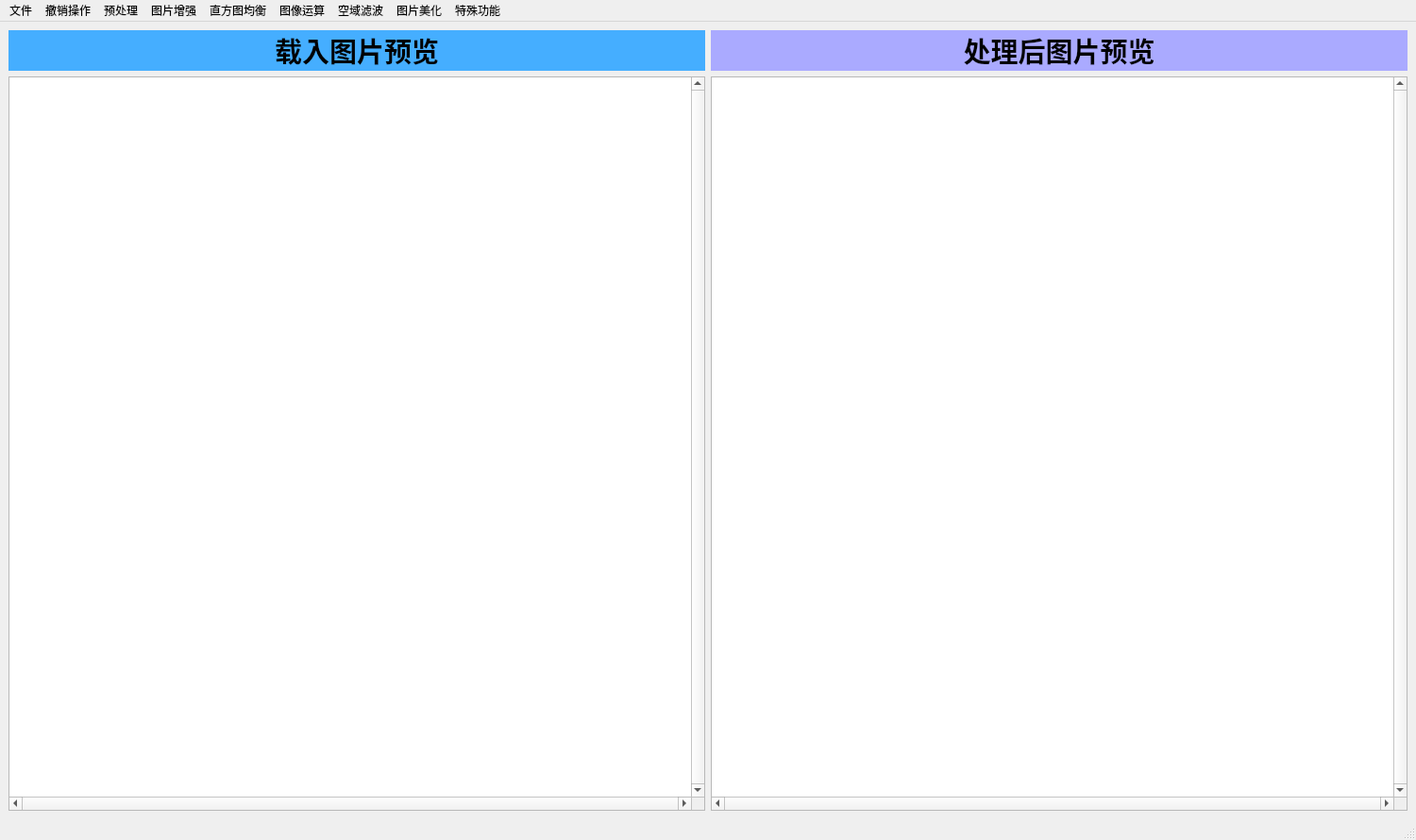
<?xml version="1.0" encoding="UTF-8"?>
<ui version="4.0">
 <class>MainWindow</class>
 <widget class="QMainWindow" name="MainWindow">
  <property name="geometry">
   <rect>
    <x>0</x>
    <y>0</y>
    <width>1500</width>
    <height>890</height>
   </rect>
  </property>
  <property name="windowTitle">
   <string>图像处理软件</string>
  </property>
  <widget class="QWidget" name="centralwidget">
   <layout class="QGridLayout" name="gridLayout">
    <item row="2" column="1">
     <widget class="QGraphicsView" name="outImageView">
      <property name="font">
       <font>
        <pointsize>14</pointsize>
       </font>
      </property>
      <property name="verticalScrollBarPolicy">
       <enum>Qt::ScrollBarAlwaysOn</enum>
      </property>
      <property name="horizontalScrollBarPolicy">
       <enum>Qt::ScrollBarAlwaysOn</enum>
      </property>
     </widget>
    </item>
    <item row="1" column="0">
     <widget class="QLabel" name="srcImageLabel">
      <property name="font">
       <font>
        <family>楷体</family>
        <pointsize>14</pointsize>
       </font>
      </property>
      <property name="styleSheet">
       <string notr="true">background:rgb(69, 174, 255)</string>
      </property>
      <property name="text">
       <string>&lt;html&gt;&lt;head/&gt;&lt;body&gt;&lt;p&gt;&lt;span style=&quot; font-size:22pt; font-weight:700;&quot;&gt;载入图片预览&lt;/span&gt;&lt;/p&gt;&lt;/body&gt;&lt;/html&gt;</string>
      </property>
      <property name="alignment">
       <set>Qt::AlignCenter</set>
      </property>
     </widget>
    </item>
    <item row="1" column="1">
     <widget class="QLabel" name="outImageLabel">
      <property name="font">
       <font>
        <family>楷体</family>
        <pointsize>48</pointsize>
       </font>
      </property>
      <property name="styleSheet">
       <string notr="true">background:rgb(170, 170, 255)</string>
      </property>
      <property name="text">
       <string>&lt;html&gt;&lt;head/&gt;&lt;body&gt;&lt;p&gt;&lt;span style=&quot; font-size:22pt; font-weight:700;&quot;&gt;处理后图片预览&lt;/span&gt;&lt;/p&gt;&lt;/body&gt;&lt;/html&gt;</string>
      </property>
      <property name="alignment">
       <set>Qt::AlignCenter</set>
      </property>
     </widget>
    </item>
    <item row="2" column="0">
     <widget class="QGraphicsView" name="srcImageView">
      <property name="sizePolicy">
       <sizepolicy hsizetype="Expanding" vsizetype="Expanding">
        <horstretch>0</horstretch>
        <verstretch>0</verstretch>
       </sizepolicy>
      </property>
      <property name="verticalScrollBarPolicy">
       <enum>Qt::ScrollBarAlwaysOn</enum>
      </property>
      <property name="horizontalScrollBarPolicy">
       <enum>Qt::ScrollBarAlwaysOn</enum>
      </property>
     </widget>
    </item>
   </layout>
  </widget>
  <widget class="QMenuBar" name="menubar">
   <property name="geometry">
    <rect>
     <x>0</x>
     <y>0</y>
     <width>1500</width>
     <height>21</height>
    </rect>
   </property>
   <widget class="QMenu" name="fileMenu">
    <property name="title">
     <string>文件</string>
    </property>
    <addaction name="openFileAction"/>
    <addaction name="saveFileAction"/>
    <addaction name="saveFileAsAction"/>
    <addaction name="separator"/>
    <addaction name="exitAppAction"/>
   </widget>
   <widget class="QMenu" name="resetImageMenu">
    <property name="title">
     <string>撤销操作</string>
    </property>
    <addaction name="resetImageAction"/>
   </widget>
   <widget class="QMenu" name="grayMappingMenu">
    <property name="title">
     <string>图片增强</string>
    </property>
    <addaction name="lightAction"/>
    <addaction name="contrastAction"/>
    <addaction name="sharpAction"/>
    <addaction name="saturationAction"/>
    <addaction name="hueAction"/>
   </widget>
   <widget class="QMenu" name="operateImageMenu">
    <property name="title">
     <string>图像运算</string>
    </property>
    <addaction name="imageSubtractAction"/>
    <addaction name="imageAddAction"/>
    <addaction name="imageMultiplyAction"/>
    <addaction name="separator"/>
    <addaction name="zoomAction"/>
    <addaction name="rotateAction"/>
   </widget>
   <widget class="QMenu" name="histogramMenu">
    <property name="title">
     <string>直方图均衡</string>
    </property>
    <addaction name="histogramAction"/>
    <addaction name="histogramEqAction"/>
   </widget>
   <widget class="QMenu" name="filterMenu">
    <property name="title">
     <string>空域滤波</string>
    </property>
    <widget class="QMenu" name="smoothMenu">
     <property name="title">
      <string>平滑滤波器</string>
     </property>
     <addaction name="meanValueAction"/>
     <addaction name="medianValueAction"/>
    </widget>
    <widget class="QMenu" name="sharpMenu">
     <property name="title">
      <string>锐化滤波器</string>
     </property>
     <addaction name="sobelAction"/>
     <addaction name="prewittAction"/>
     <addaction name="laplacianAction"/>
    </widget>
    <addaction name="smoothMenu"/>
    <addaction name="sharpMenu"/>
   </widget>
   <widget class="QMenu" name="preprocess">
    <property name="title">
     <string>预处理</string>
    </property>
    <widget class="QMenu" name="noiseMenu">
     <property name="title">
      <string>噪声</string>
     </property>
     <addaction name="addImpulseNoiseAction"/>
     <addaction name="addUiformNoiseAction"/>
     <addaction name="addGaussianNoiseAction"/>
    </widget>
    <addaction name="noiseMenu"/>
    <addaction name="reverseAction"/>
    <addaction name="binaryAction"/>
    <addaction name="grayAction"/>
    <addaction name="Actioncut"/>
   </widget>
   <widget class="QMenu" name="Picturebeautify">
    <property name="title">
     <string>图片美化</string>
    </property>
    <addaction name="addside"/>
    <addaction name="blurred"/>
    <addaction name="actioncdzc"/>
   </widget>
   <widget class="QMenu" name="special">
    <property name="title">
     <string>特殊功能</string>
    </property>
    <addaction name="Superresolution"/>
    <addaction name="reflection"/>
   </widget>
   <addaction name="fileMenu"/>
   <addaction name="resetImageMenu"/>
   <addaction name="preprocess"/>
   <addaction name="grayMappingMenu"/>
   <addaction name="histogramMenu"/>
   <addaction name="operateImageMenu"/>
   <addaction name="filterMenu"/>
   <addaction name="Picturebeautify"/>
   <addaction name="special"/>
  </widget>
  <widget class="QStatusBar" name="statusbar"/>
  <action name="openFileAction">
   <property name="text">
    <string>打开</string>
   </property>
  </action>
  <action name="saveFileAction">
   <property name="text">
    <string>保存</string>
   </property>
  </action>
  <action name="saveFileAsAction">
   <property name="text">
    <string>另存为</string>
   </property>
  </action>
  <action name="exitAppAction">
   <property name="text">
    <string>退出</string>
   </property>
  </action>
  <action name="resetImageAction">
   <property name="text">
    <string>恢复图片</string>
   </property>
  </action>
  <action name="actiongg_2">
   <property name="text">
    <string>gg</string>
   </property>
  </action>
  <action name="grayAction">
   <property name="text">
    <string>灰度化</string>
   </property>
  </action>
  <action name="binaryAction">
   <property name="text">
    <string>二值化</string>
   </property>
  </action>
  <action name="reverseAction">
   <property name="text">
    <string>颜色反转</string>
   </property>
  </action>
  <action name="imageAddAction">
   <property name="text">
    <string>加</string>
   </property>
  </action>
  <action name="imageSubtractAction">
   <property name="text">
    <string>减</string>
   </property>
  </action>
  <action name="imageMultiplyAction">
   <property name="text">
    <string>乘</string>
   </property>
  </action>
  <action name="histogramAction">
   <property name="text">
    <string>归一化直方图</string>
   </property>
  </action>
  <action name="histogramEqAction">
   <property name="text">
    <string>直方图均衡化</string>
   </property>
  </action>
  <action name="lightAction">
   <property name="text">
    <string>亮度</string>
   </property>
  </action>
  <action name="contrastAction">
   <property name="text">
    <string>对比度</string>
   </property>
  </action>
  <action name="sharpAction">
   <property name="text">
    <string>锐度</string>
   </property>
  </action>
  <action name="zoomAction">
   <property name="text">
    <string>缩放</string>
   </property>
  </action>
  <action name="rotateAction">
   <property name="text">
    <string>旋转</string>
   </property>
  </action>
  <action name="actiongg">
   <property name="text">
    <string>gg</string>
   </property>
  </action>
  <action name="saturationAction">
   <property name="text">
    <string>饱和度</string>
   </property>
  </action>
  <action name="hueAction">
   <property name="text">
    <string>色调</string>
   </property>
  </action>
  <action name="reColorAction">
   <property name="text">
    <string>重新着色</string>
   </property>
  </action>
  <action name="actiongg_3">
   <property name="text">
    <string>gg</string>
   </property>
  </action>
  <action name="actiongg_4">
   <property name="text">
    <string>gg</string>
   </property>
  </action>
  <action name="meanValueAction">
   <property name="text">
    <string>均值滤波器</string>
   </property>
  </action>
  <action name="medianValueAction">
   <property name="text">
    <string>中值滤波器</string>
   </property>
  </action>
  <action name="sobelAction">
   <property name="text">
    <string>Sobel算子</string>
   </property>
  </action>
  <action name="prewittAction">
   <property name="text">
    <string>Prewitt算子</string>
   </property>
  </action>
  <action name="laplacianAction">
   <property name="text">
    <string>拉普拉斯算子</string>
   </property>
  </action>
  <action name="addUiformNoiseAction">
   <property name="text">
    <string>加均匀噪声</string>
   </property>
  </action>
  <action name="addImpulseNoiseAction">
   <property name="text">
    <string>加脉冲噪声</string>
   </property>
  </action>
  <action name="actiondede">
   <property name="text">
    <string>dede</string>
   </property>
  </action>
  <action name="addGaussianNoiseAction">
   <property name="text">
    <string>加高斯噪声</string>
   </property>
  </action>
  <action name="actionjjj">
   <property name="text">
    <string>jjj</string>
   </property>
  </action>
  <action name="addside">
   <property name="text">
    <string>加框</string>
   </property>
  </action>
  <action name="blurred">
   <property name="text">
    <string>虚化</string>
   </property>
  </action>
  <action name="Superresolution">
   <property name="text">
    <string>超分辨率</string>
   </property>
  </action>
  <action name="reflection">
   <property name="text">
    <string>倒影图制作</string>
   </property>
  </action>
  <action name="actioncdzc">
   <property name="text">
    <string>马赛克</string>
   </property>
  </action>
  <action name="action">
   <property name="text">
    <string>CSD</string>
   </property>
  </action>
  <action name="Actioncut">
   <property name="text">
    <string>裁剪</string>
   </property>
  </action>
 </widget>
 <resources/>
 <connections/>
</ui>
